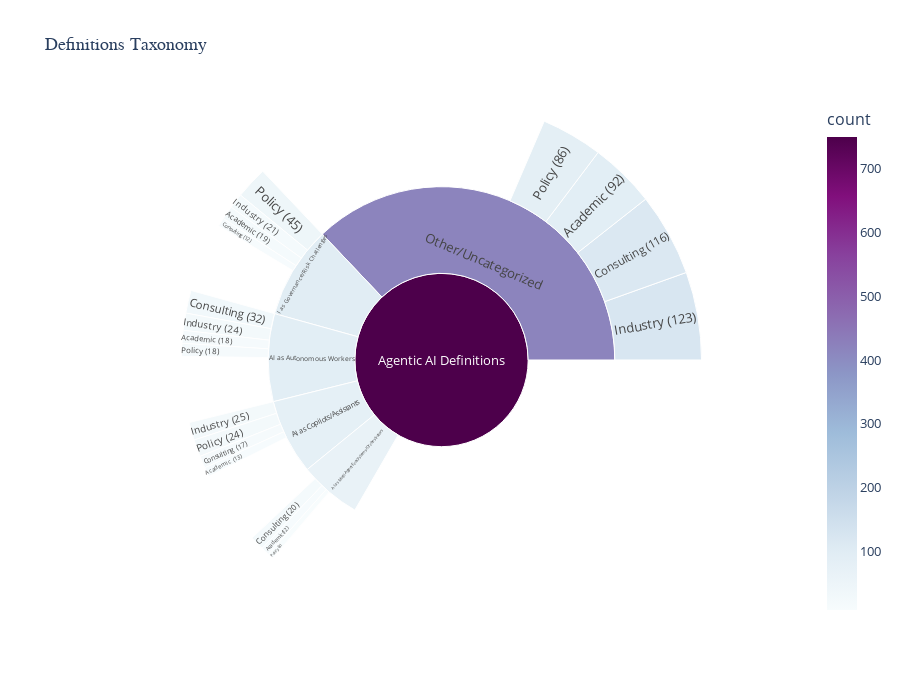

Notebook code cell kept with this figure:
### Markdown cell above
### Sunburst Chart

### Code cell
# Create sunburst chart
fig = px.sunburst(
    df_treemap,
    names='category',
    parents='parent',
    values='count',
    title='Definitions Taxonomy',
    color='count',
    color_continuous_scale='BuPu' ## Viridis
)

fig.update_layout(
    font=dict(size=13),
    title_font=dict(size=18, family='Arial Black'),
    height=700
)

fig.write_html(TAXONOMY_DIR / 'taxonomy_sunburst.html')
fig.show()

print(f" Sunburst saved to: {TAXONOMY_DIR / 'taxonomy_sunburst.html'}")

### Figure 1 — Plotly figure (JSON) as saved in the notebook; plotly's stock layout.template omitted (floating-point values rounded to 4 significant figures)
{"data": [{"domain": {"x": [0, 1], "y": [0, 1]}, "hovertemplate": "category=%{label}<br>count=%{color}<br>parent=%{parent}<extra></extra>", "labels": ["Agentic AI Definitions", "AI as Copilots/Assistants", "Academic (13)", "Consulting (17)", "Policy (24)", "Industry (25)", "AI as Autonomous Workers", "Academic (18)", "Consulting (32)", "Policy (18)", "Industry (24)", "AI as Multi-Agent Ecosystems/Orchestrators", "Academic (12)", "Consulting (20)", "Policy (8)", "Industry (25)", "AI as Governance/Risk Challenges", "Academic (19)", "Consulting (12)", "Policy (45)", "Industry (21)", "Other/Uncategorized", "Academic (92)", "Consulting (116)", "Policy (86)", "Industry (123)"], "marker": {"coloraxis": "coloraxis", "colors": [750, 79, 13, 17, 24, 25, 92, 18, 32, 18, 24, 65, 12, 20, 8, 25, 97, 19, 12, 45, 21, 417, 92, 116, 86, 123]}, "name": "", "parents": ["", "Agentic AI Definitions", "AI as Copilots/Assistants", "AI as Copilots/Assistants", "AI as Copilots/Assistants", "AI as Copilots/Assistants", "Agentic AI Definitions", "AI as Autonomous Workers", "AI as Autonomous Workers", "AI as Autonomous Workers", "AI as Autonomous Workers", "Agentic AI Definitions", "AI as Multi-Agent Ecosystems/Orchestrators", "AI as Multi-Agent Ecosystems/Orchestrators", "AI as Multi-Agent Ecosystems/Orchestrators", "AI as Multi-Agent Ecosystems/Orchestrators", "Agentic AI Definitions", "AI as Governance/Risk Challenges", "AI as Governance/Risk Challenges", "AI as Governance/Risk Challenges", "AI as Governance/Risk Challenges", "Agentic AI Definitions", "Other/Uncategorized", "Other/Uncategorized", "Other/Uncategorized", "Other/Uncategorized"], "type": "sunburst", "values": [750, 79, 13, 17, 24, 25, 92, 18, 32, 18, 24, 65, 12, 20, 8, 25, 97, 19, 12, 45, 21, 417, 92, 116, 86, 123]}], "layout": {"coloraxis": {"colorbar": {"title": {"text": "count"}}, "colorscale": [[0, "rgb(247,252,253)"], [0.125, "rgb(224,236,244)"], [0.25, "rgb(191,211,230)"], [0.375, "rgb(158,188,218)"], [0.5, "rgb(140,150,198)"], [0.625, "rgb(140,107,177)"], [0.75, "rgb(136,65,157)"], [0.875, "rgb(129,15,124)"], [1, "rgb(77,0,75)"]]}, "font": {"size": 13}, "height": 700, "legend": {"tracegroupgap": 0}, "title": {"font": {"family": "Arial Black", "size": 18}, "text": "Definitions Taxonomy"}}}
